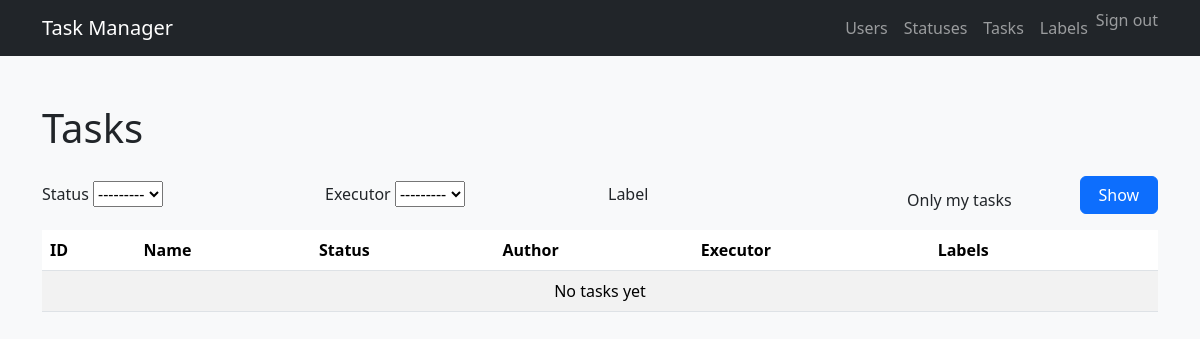
Page /tasks/ (signed in) on the earlier database version.
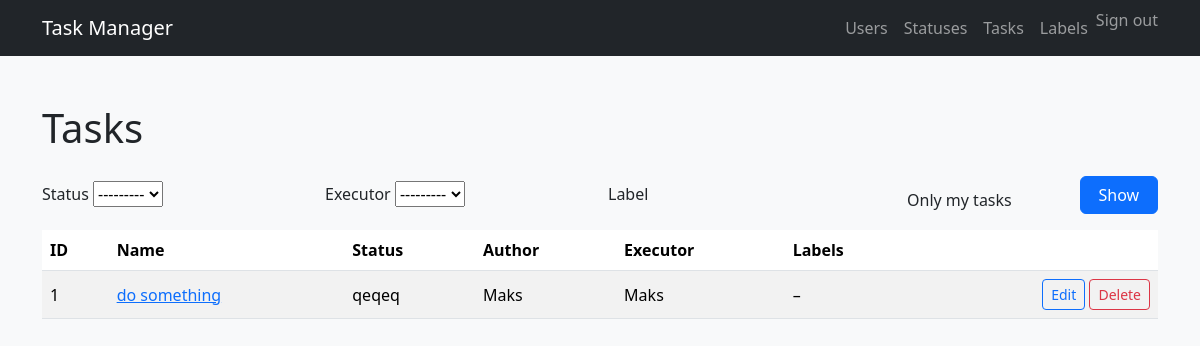
Same page on the later database version.
### tasks/models.py (models this page shows, shortened)
class Task(models.Model):
    name = models.CharField(
        max_length=200,
        verbose_name=_("Name"),
    )
    description = models.TextField(
        blank=True,
        verbose_name=_("Description"),
    )
    status = models.ForeignKey(
        Status,
        on_delete=models.PROTECT,
        related_name="tasks",
        verbose_name=_("Status"),
    )
    author = models.ForeignKey(
        User,
        on_delete=models.PROTECT,
        related_name="authored_tasks",
        verbose_name=_("Author"),
    )
    executor = models.ForeignKey(
        User,
        on_delete=models.PROTECT,
        related_name="executed_tasks",
        null=True,
        blank=True,
        verbose_name=_("Executor"),
    )
    created_at = models.DateTimeField(
        auto_now_add=True,
        verbose_name=_("Created at"),
    )
    labels = models.ManyToManyField(
        Label,
        blank=True,
        related_name="tasks",
        verbose_name=_("Labels"),
    )

### statuses/models.py (models this page shows)
class Status(models.Model):
    name = models.CharField(
        max_length=100,
        unique=True,
        verbose_name=_("Name"),
    )
    created_at = models.DateTimeField(
        auto_now_add=True,
        verbose_name=_("Created at"),
    )
    def __str__(self) -> str:
        return self.name

### tasks/views.py (the view)
# urls.py: path("", views.TaskListView.as_view(), name="list"),
class TaskListView(LoginRequiredMixin, FilterView):
    model = Task
    template_name = "tasks/list.html"
    context_object_name = "tasks"
    filterset_class = TaskFilter
    def get_queryset(self):
        qs = (
            super()
            .get_queryset()
            .select_related("status", "author", "executor")
            .prefetch_related("labels")
        )
        return qs

### templates/tasks/list.html (shortened to what this page needs)
{% extends "base.html" %}
{% load i18n django_bootstrap5 %}
{% block content %}
  <h1 class="mb-4">{% trans "Tasks" %}</h1>
  <form method="get" class="mb-3">
    <div class="row g-3 align-items-end">
      <div class="col-md-3">
        <label class="form-label" for="id_status">{% trans "Status" %}</label>
        {{ filter.form.status }}
      </div>
      <div class="col-md-3">
        <label class="form-label" for="id_executor">{% trans "Executor" %}</label>
        {{ filter.form.executor }}
      </div>
      <div class="col-md-3">
        <label class="form-label" for="id_label">{% trans "Label" %}</label>
      </div>
      <div class="col-md-2 form-check mt-4">
        <label class="form-check-label" for="id_self_tasks">
          {% trans "Only my tasks" %}
        </label>
      </div>
      <div class="col-md-1">
        <button type="submit" class="btn btn-primary w-100">
          {% trans "Show" %}
        </button>
      </div>
    </div>
  </form>
  <table class="table table-striped align-middle">
    <thead>
      <tr>
        <th>{% trans "ID" %}</th>
        <th>{% trans "Name" %}</th>
        <th>{% trans "Status" %}</th>
        <th>{% trans "Author" %}</th>
        <th>{% trans "Executor" %}</th>
        <th>{% trans "Labels" %}</th>
        <th></th>
      </tr>
    </thead>
    <tbody>
      {% for task in tasks %}
        <tr>
          <td>{{ task.id }}</td>
          <td>
            <a href="{% url 'tasks:detail' task.pk %}">
              {{ task.name }}
            </a>
          </td>
          <td>{{ task.status }}</td>
          <td>{{ task.author }}</td>
          <td>{{ task.executor|default:"–" }}</td>
          <td>
            {% for label in task.labels.all %}
              <span class="badge bg-secondary">{{ label.name }}</span>
            {% empty %}
              –
            {% endfor %}
          </td>
          <td class="text-end">
            <a class="btn btn-sm btn-outline-primary"
               href="{% url 'tasks:update' task.pk %}">
              {% trans "Edit" %}
            </a>
            <a class="btn btn-sm btn-outline-danger"
               href="{% url 'tasks:delete' task.pk %}">
              {% trans "Delete" %}
            </a>
          </td>
        </tr>
      {% empty %}
        <tr>
          <td colspan="7" class="text-center">
            {% trans "No tasks yet" %}
          </td>
        </tr>
      {% endfor %}
    </tbody>
  </table>
{% endblock %}

Differences in the rows shown:
added Task: id "1", name "do something", status "qeqeq", author "Maks", executor "Maks"
Other differences:
text no longer shown: "No tasks yet"
